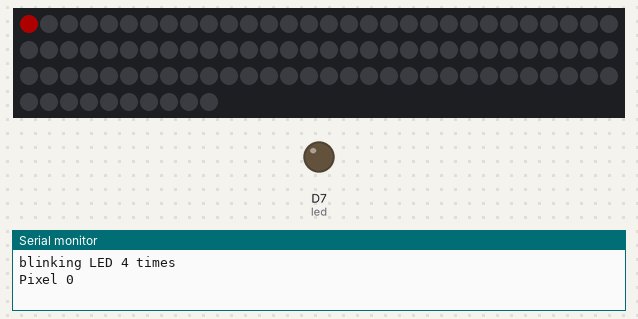
Simulated run of this sketch. Board: Particle Photon. On the bench: 100 RGB LEDs in strip order, left to right, continuing on the next row, output pins drawn as LEDs (lit = HIGH), the last lines printed to the serial monitor. Dim RGB values are drawn brighter than linear; the strip is taken to match the declared colour order.

Above: at 2.5 s.
At 14.19 s:
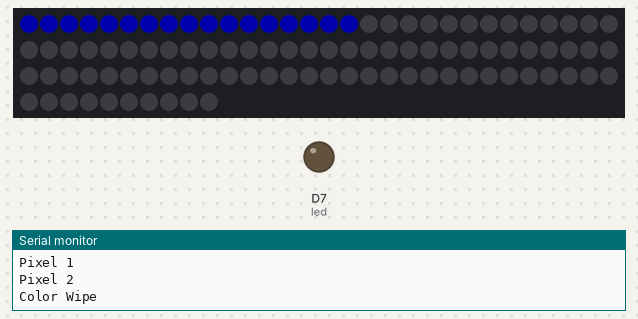
At 22.7 s:
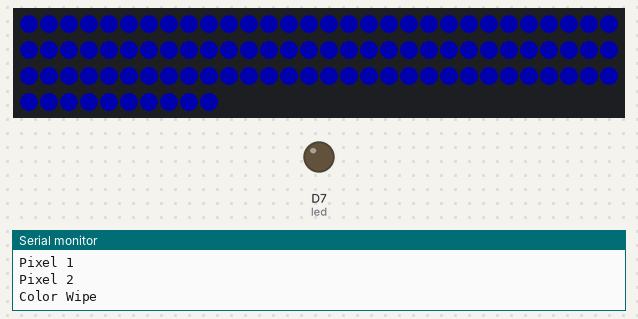
At 39.69 s:
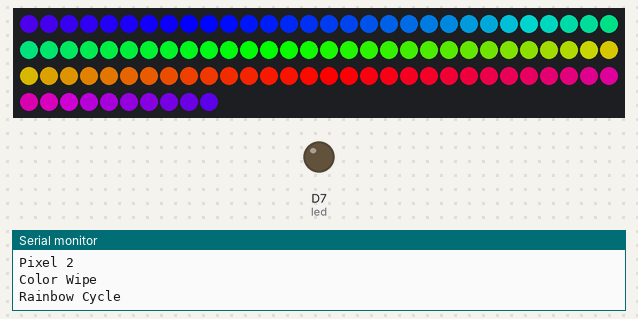
Timing chart, 0 to 40.0 s (numbered marks = the images above):
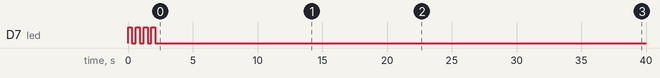

Measured:
- by itself, D7 (led): alternates HIGH for 0.30 s and LOW for 0.30 s, 8 changes in all, then stays LOW
- what the display in image 2 shows lasts 1.2 s, from 22.6 s to 23.8 s

The sketch:

PixelTextCycle.ino
```cpp
/*
 * This is a minimal example, see extra-examples.cpp for a version
 * with more explantory documentation, example routines, how to
 * hook up your pixels and all of the pixel types that are supported.
 *
 */

#include "application.h"
#include "neopixel/neopixel.h"

SYSTEM_MODE(AUTOMATIC);

// IMPORTANT: Set pixel COUNT, PIN and TYPE
#define PIXEL_PIN D2
#define PIXEL_COUNT 100
#define PIXEL_TYPE WS2811

Adafruit_NeoPixel strip = Adafruit_NeoPixel(PIXEL_COUNT, PIXEL_PIN, PIXEL_TYPE);

int led = D7;


// to monitor serial from command line: C:\> particle serial monitor

void setup()
{
   pinMode(led, OUTPUT);
   Serial.begin(9600);

   strip.begin();
   strip.show(); // Initialize all pixels to 'off'

} // end setup


void loop()
{
  lightsOff();

  Serial.println("blinking LED 4 times");
  blinkLED(led, 4);

  Serial.println("Pixel 0");
  simpleCyclePixel(0);   delay(1000);

  Serial.println("Pixel 1");
  simpleCyclePixel(1);   delay(1000);

  Serial.println("Pixel 2");
  simpleCyclePixel(2);   delay(1000);

  delay(1000);

  Serial.println("Color Wipe");
  // Slowly light up the strand, 1 pixel at a time
  colorWipe(strip.Color(0, 0, 50), 100); // Blue
  delay(1000);

  Serial.println("Rainbow Cycle");
  rainbowCycle(10);
  delay(1000);

  Serial.println("Rainbow");
  rainbow(20);

}


/*==========================================================================
   cycles a pixel through Red, Green, and Blue with a short wait between.
   pixel: which pixel to light up
  ==========================================================================
*/
void simpleCyclePixel(int pixel) {
  strip.setPixelColor(pixel,strip.Color(50,0,0)); strip.show(); delay(500);
  strip.setPixelColor(pixel,strip.Color(0,50,0)); strip.show(); delay(500);
  strip.setPixelColor(pixel,strip.Color(0,0,50)); strip.show(); delay(500);
  strip.setPixelColor(pixel,strip.Color(0,0,0));   strip.show(); delay(500);
} // end simpleCyclePixel

/*==========================================================================
   turn all the lights off
  ==========================================================================
*/
void lightsOff() {
  for(int i=0; i<PIXEL_COUNT; i++) {
    strip.setPixelColor(i,strip.Color(0,0,0));
  }
  strip.show();
} // end lightsOff;

//==========================================================================
// Fill the dots one after the other with a color
//==========================================================================
void colorWipe(uint32_t c, uint8_t wait) {
  for(uint16_t i=0; i<strip.numPixels(); i++) {
    strip.setPixelColor(i, c);
    strip.show();
    delay(wait);
  }
} // end colorWipe


//==========================================================================
void blinkLED(int pin, int nTimes) {
  digitalWrite(pin, LOW);
  for(int i=0; i<nTimes; i++) {
    digitalWrite(pin, HIGH);
    delay(300);
    digitalWrite(pin, LOW);
    delay(300);
  }

} // end blinkLED


//==========================================================================
// Slightly different, this makes the rainbow equally distributed throughout
void rainbowCycle(uint8_t wait) {
  uint16_t i, j;

  for(j=0; j<256*5; j++) { // 5 cycles of all colors on wheel
    for(i=0; i< strip.numPixels(); i++) {
      strip.setPixelColor(i, Wheel(((i * 256 / strip.numPixels()) + j) & 255));
    }
    strip.show();
    delay(wait);
  }
} // end rainbowCycle

void rainbow(uint8_t wait) {
  uint16_t i, j;

  for(j=0; j<256; j++) {
    for(i=0; i<strip.numPixels(); i++) {
      strip.setPixelColor(i, Wheel((i+j) & 255));
    }
    strip.show();
    delay(wait);
  }
}

// Input a value 0 to 255 to get a color value.
// The colours are a transition r - g - b - back to r.
uint32_t Wheel(byte WheelPos) {
  if(WheelPos < 85) {
   return strip.Color(WheelPos * 3, 255 - WheelPos * 3, 0);
  } else if(WheelPos < 170) {
   WheelPos -= 85;
   return strip.Color(255 - WheelPos * 3, 0, WheelPos * 3);
  } else {
   WheelPos -= 170;
   return strip.Color(0, WheelPos * 3, 255 - WheelPos * 3);
  }
}
```
